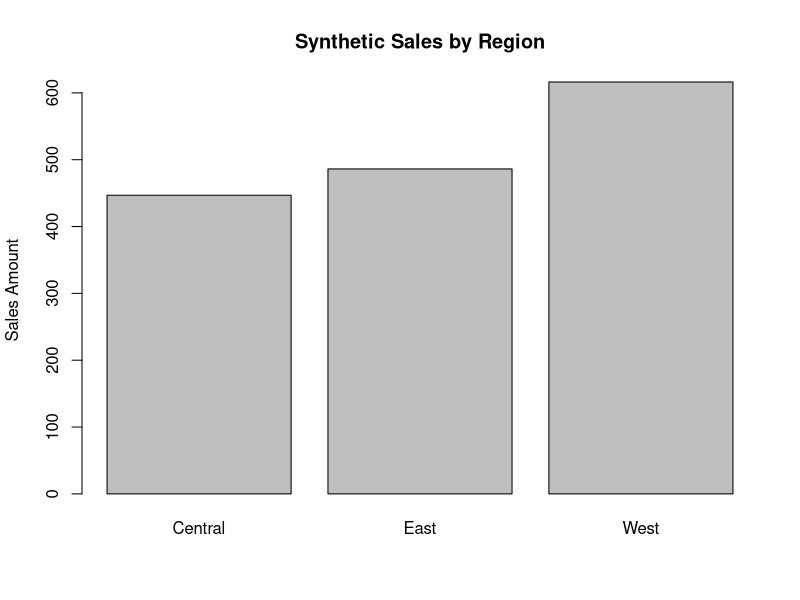

This chart was generated by the following R code:
# AI Assistance Declaration: ChatGPT (GPT-6, October 30, 2026) helped draft documentation and illustrative formatting. See AI_Prompts_Appendix.md. I must independently review and execute this example; all calculations and verification remain my responsibility.
# Synthetic sales example for BDA400 A01; no real data.
set.seed(400)
sales <- data.frame(
  order_id = seq_len(12),
  region = rep(c("East", "West", "Central"), each = 4),
  amount = round(runif(12, min = 50, max = 250), 2)
)
region_totals <- aggregate(amount ~ region, data = sales, FUN = sum)
print(region_totals)
barplot(region_totals$amount, names.arg = region_totals$region,
        main = "Synthetic Sales by Region", ylab = "Sales Amount")
